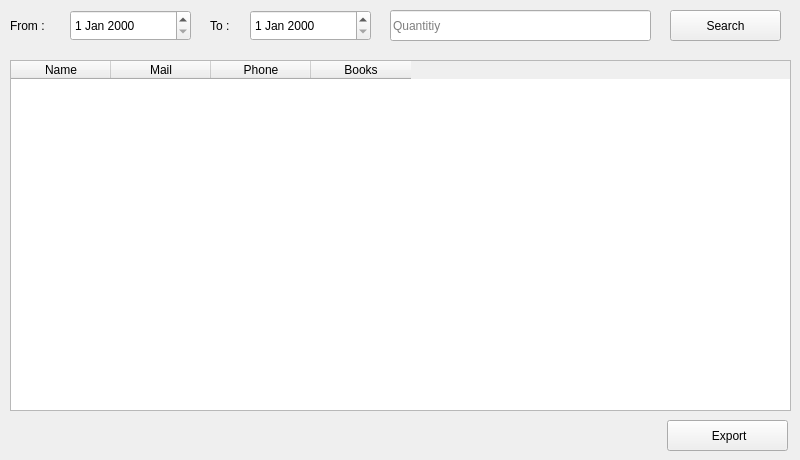
      <widget class="QWidget" name="tab_12">
       <attribute name="title">
        <string>Client Reports</string>
       </attribute>
       <widget class="QLabel" name="label_41">
        <property name="geometry">
         <rect>
          <x>10</x>
          <y>10</y>
          <width>61</width>
          <height>31</height>
         </rect>
        </property>
        <property name="text">
         <string>From :</string>
        </property>
       </widget>
       <widget class="QLabel" name="label_42">
        <property name="geometry">
         <rect>
          <x>210</x>
          <y>10</y>
          <width>61</width>
          <height>31</height>
         </rect>
        </property>
        <property name="text">
         <string>To :</string>
        </property>
       </widget>
       <widget class="QPushButton" name="pushButton_26">
        <property name="geometry">
         <rect>
          <x>670</x>
          <y>10</y>
          <width>111</width>
          <height>31</height>
         </rect>
        </property>
        <property name="text">
         <string>Search</string>
        </property>
        <property name="icon">
         <iconset resource="icons.qrc">
          <normaloff>:/icons/search.png</normaloff>:/icons/search.png</iconset>
        </property>
        <property name="iconSize">
         <size>
          <width>20</width>
          <height>20</height>
         </size>
        </property>
       </widget>
       <widget class="QDateEdit" name="dateEdit_3">
        <property name="geometry">
         <rect>
          <x>250</x>
          <y>10</y>
          <width>121</width>
          <height>31</height>
         </rect>
        </property>
       </widget>
       <widget class="QDateEdit" name="dateEdit_4">
        <property name="geometry">
         <rect>
          <x>70</x>
          <y>10</y>
          <width>121</width>
          <height>31</height>
         </rect>
        </property>
       </widget>
       <widget class="QTableWidget" name="tableWidget_6">
        <property name="geometry">
         <rect>
          <x>10</x>
          <y>60</y>
          <width>781</width>
          <height>351</height>
         </rect>
        </property>
        <column>
         <property name="text">
          <string>Name</string>
         </property>
        </column>
        <column>
         <property name="text">
          <string>Mail</string>
         </property>
        </column>
        <column>
         <property name="text">
          <string>Phone</string>
         </property>
        </column>
        <column>
         <property name="text">
          <string>Books</string>
         </property>
        </column>
       </widget>
       <widget class="QLineEdit" name="lineEdit_9">
        <property name="geometry">
         <rect>
          <x>390</x>
          <y>10</y>
          <width>261</width>
          <height>31</height>
         </rect>
        </property>
        <property name="placeholderText">
         <string>Quantitiy</string>
        </property>
       </widget>
       <widget class="QPushButton" name="pushButton_42">
        <property name="geometry">
         <rect>
          <x>667</x>
          <y>420</y>
          <width>121</width>
          <height>31</height>
         </rect>
        </property>
        <property name="text">
         <string> Export</string>
        </property>
        <property name="icon">
         <iconset resource="icons.qrc">
          <normaloff>:/icons/export.png</normaloff>:/icons/export.png</iconset>
        </property>
       </widget>
      </widget>
